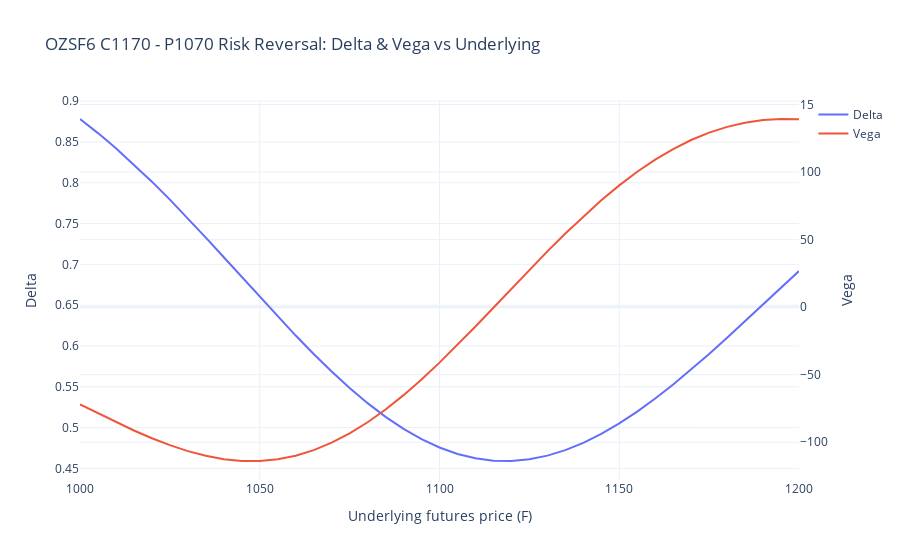

The notebook cell saved with this chart:
### Code cell
fig = go.Figure()
fig.add_trace(go.Scatter(x=F_grid, y=rr_delta, name="Delta"))

fig.add_trace(
    go.Scatter(
        x=F_grid,
        y=rr_vega,
        name="Vega",
        yaxis="y2",
    )
)

fig.update_layout(
    title="OZSF6 C1170 - P1070 Risk Reversal: Delta & Vega vs Underlying",
    xaxis_title="Underlying futures price (F)",
    yaxis_title="Delta",
    yaxis2=dict(
        title="Vega",
        overlaying="y",
        side="right",
    ),
    template="plotly_white",
)
fig.show()
